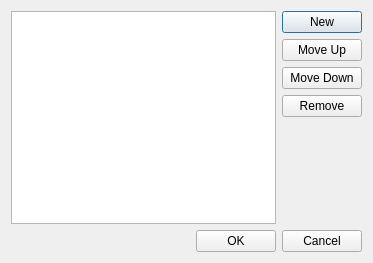
<?xml version="1.0" encoding="UTF-8"?>
<ui version="4.0">
 <class>ActionEditorWindow</class>
 <widget class="QDialog" name="ActionEditorWindow">
  <property name="geometry">
   <rect>
    <x>0</x>
    <y>0</y>
    <width>373</width>
    <height>263</height>
   </rect>
  </property>
  <property name="windowTitle">
   <string>Dialog</string>
  </property>
  <layout class="QVBoxLayout" name="verticalLayout_2">
   <item>
    <layout class="QHBoxLayout" name="horizontalLayout">
     <item>
      <widget class="QListWidget" name="list"/>
     </item>
     <item>
      <layout class="QVBoxLayout" name="verticalLayout">
       <item>
        <widget class="QPushButton" name="buttonNew">
         <property name="text">
          <string>New</string>
         </property>
        </widget>
       </item>
       <item>
        <widget class="QPushButton" name="buttonMoveUp">
         <property name="text">
          <string>Move Up</string>
         </property>
        </widget>
       </item>
       <item>
        <widget class="QPushButton" name="buttonMoveDown">
         <property name="text">
          <string>Move Down</string>
         </property>
        </widget>
       </item>
       <item>
        <widget class="QPushButton" name="buttonRemove">
         <property name="text">
          <string>Remove</string>
         </property>
        </widget>
       </item>
       <item>
        <spacer name="verticalSpacer">
         <property name="orientation">
          <enum>Qt::Vertical</enum>
         </property>
         <property name="sizeHint" stdset="0">
          <size>
           <width>0</width>
           <height>0</height>
          </size>
         </property>
        </spacer>
       </item>
      </layout>
     </item>
    </layout>
   </item>
   <item>
    <layout class="QHBoxLayout" name="layoutDialogButtons">
     <item>
      <spacer name="horizontalSpacer">
       <property name="orientation">
        <enum>Qt::Horizontal</enum>
       </property>
       <property name="sizeHint" stdset="0">
        <size>
         <width>0</width>
         <height>0</height>
        </size>
       </property>
      </spacer>
     </item>
     <item>
      <widget class="QPushButton" name="buttonOK">
       <property name="text">
        <string>OK</string>
       </property>
      </widget>
     </item>
     <item>
      <widget class="QPushButton" name="buttonCancel">
       <property name="text">
        <string>Cancel</string>
       </property>
      </widget>
     </item>
    </layout>
   </item>
  </layout>
 </widget>
 <resources/>
 <connections/>
</ui>
